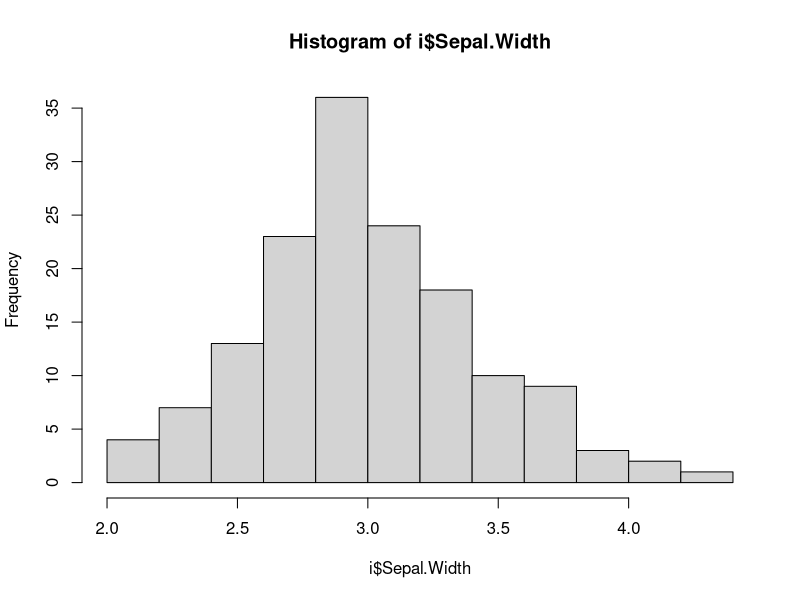

Source code (R):
#Library
library(caTools)    #for splitting the data
library(e1071)      #contains both svm and naiveBayes

#working on iris in-built dataset
i<- iris

summary(i)
hist(i$Sepal.Width)
str(i)

#Splitting into train and test
set.seed(134)
split<- sample.split(i$Species,SplitRatio = 0.75)
i.train <- subset(i,split==T)
i.test<- subset(i,split==F)

#Training the model
Model <- svm(Species ~ . ,
             i.train,
             type = 'C-classification',
             kernel = 'linear')
Model

#Prediction
predict(Model,i.test)
